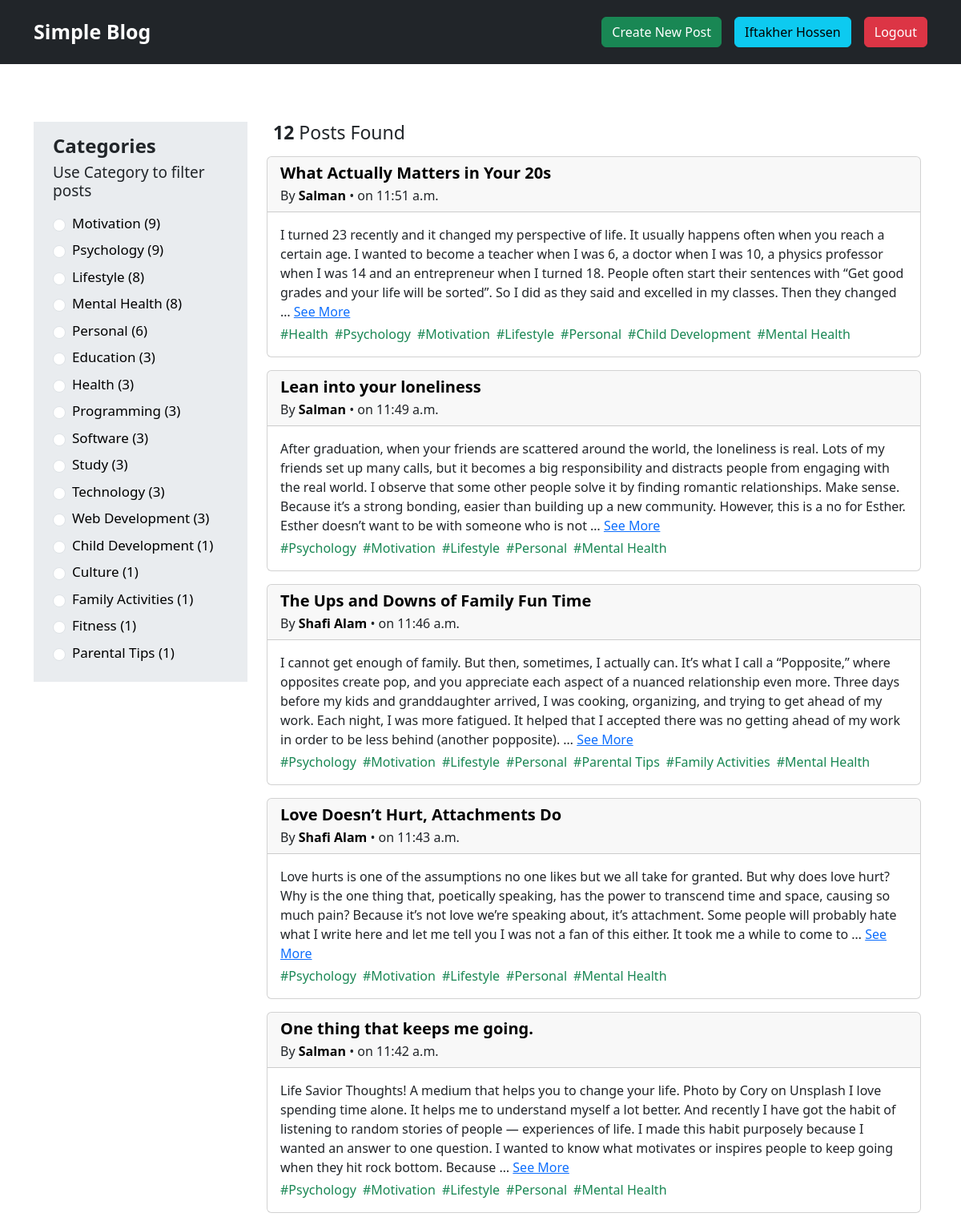
Screenshot of / (signed in, upper part) with the database file from the repository.
### categories/models.py (models this page shows)
class Category(models.Model):
    name = models.CharField(max_length=100)
    slug = models.SlugField(max_length=100, unique=True, null=True, blank=True)
    def __str__(self):
        return self.name

### posts/models.py (models this page shows, shortened)
class Post(models.Model):
    title = models.CharField(max_length=200)
    slug = models.SlugField(max_length=200, unique=True, null=True, blank=True)
    content = models.TextField()
    category = models.ManyToManyField(Category)
    author = models.ForeignKey(User, on_delete=models.CASCADE)
    created_at = models.DateTimeField(auto_now_add=True)

### simple_blog/views.py (the view)
# urls.py: 2. Add a URL to urlpatterns:  path('', views.home, name='home')
def home(request, category_slug = None):
    categories = Category.objects.annotate(post_count=Count('post')).filter(post_count__gt=0).order_by('-post_count')
    if category_slug is not None:
        category = Category.objects.get(slug=category_slug)
        posts = Post.objects.filter(category=category)
    else:
        posts = Post.objects.all().order_by('-id')
    return render(request, 'home.html', {'posts': posts, 'categories': categories})

### templates/home.html
{% extends 'base.html' %}
{% block content %}
<section>
    <div class="row row-cols-1 row-cols-lg-2 gx-3 gy-4">
        <div class="col-12 col-lg-3">
            <div class="bg-body-secondary px-4 py-3">
                <h5 class="fw-semibold mb-2" style="font-size: 24px;">Categories</h5>
                <h6 class="mb-3" style="font-size: 19px;">Use Category to filter posts</h6>
                <div class="d-block d-sm-flex flex-wrap d-lg-block column-gap-2 row-gap-1 column-gap-lg-0 row-gap-0">
                    {% for category in categories %}
                    <div class="form-check mb-2 d-flex align-items-center gap-2" style="cursor:pointer;">
                        <input class="form-check-input" type="radio" name="category" id="{{category.id}}" value="{{category.id}}">
                        <label class="form-check-label" for="{{category.id}}">
                            <a href="{% url 'categorized_posts' category.slug %}" class="text-decoration-none text-black" style="font-size: 17px;">{{category}} ({{category.post_count}})</a>
                        </label>
                    </div>
                    {% endfor %}
                </div>
            </div>
        </div>
        <div class="col-12 col-lg-9 px-3">
            <div class="mb-3 px-2">
                <h5 style="font-size: 23px;"><b>{{posts|length}}</b> Posts Found</h5>
            </div>
            <div class="row row-cols-1 g-3">
                {% for post in posts %}
                <div class="col">
                    <div class="card">
                        <div class="card-header">
                            <h5 class="card-title fw-bold">
                                <a href="{% url 'view_post' post.slug %}" class="text-decoration-none text-black">{{post.title}}</a>
                            </h5>
                            <p class="card-subtitle">By <a href="{% url 'author' post.author.username %}" class="text-black fw-semibold text-decoration-none">{{post.author.first_name|capfirst}} {{post.author.last_name|capfirst}}</a> • on {{post.created_at|time}}</p>
                        </div>
                        <div class="card-body">
                            <p class="card-text mb-1">
                                {{post.content|truncatewords:80}}
                                <a href="{% url 'view_post' post.slug %}">See More</a>
                            </p>
                            <div class="d-flex items-center flex-wrap">
                                {% for category in post.category.all %}
                                    <span class="text-success me-2">#{{category.name}}</span>
                                {% endfor %}
                            </div>
                        </div>
                    </div>
                </div>
                {% endfor %}
            </div>
        </div>
    </div>
</section>
{% endblock %}

### templates/base.html (shortened to what this page needs)
<!DOCTYPE html>
<html lang="en">
<head>
    <link href="https://cdn.jsdelivr.net/npm/bootstrap@5.3.3/dist/css/bootstrap.min.css" rel="stylesheet">
</head>
<body>
    <nav class="navbar navbar-dark bg-dark sticky-top top-0 navbar-expand-lg">
        <div class="container py-2 d-flex justify-content-between align-items-center">
            <a class="navbar-brand fw-bold" href="{% url 'home' %}" style="font-size:25px;">Simple Blog</a>
            <div class="collapse navbar-collapse" id="navbarSupportedContent">
                <div class="ms-auto d-flex gap-3">
                    {% if user.is_authenticated %}
                        <a href="{% url 'create_post' %}" class="btn btn-success">Create New Post</a>
                        <a href="{% url 'profile' %}" class="btn btn-info">
                            {{user.first_name|capfirst}}
                            {% if user.last_name %}
                                {{ user.last_name|capfirst }}
                            {% endif %}
                        </a>
                        <a href="{% url 'logout' %}" class="btn btn-danger">Logout</a>
                    {% else %}
                        <a href="{% url 'signup' %}" class="btn btn-success">Signup</a>
                        <a href="{% url 'login' %}" class="btn btn-warning">Login</a>
                    {% endif %}
                </div>
            </div>
        </div>
    </nav>
    <main class="container py-5">
        {% block content %}
        {% endblock %}
    </main>
</html>

### rows the page displays
Category: name "Motivation", post_count "9"
Category: name "Psychology", post_count "9"
Category: name "Lifestyle", post_count "8"
Category: name "Mental Health", post_count "8"
Category: name "Personal", post_count "6"
Category: name "Education", post_count "3"
Category: name "Health", post_count "3"
Category: name "Programming", post_count "3"
Category: name "Software", post_count "3"
Category: name "Study", post_count "3"
Category: name "Technology", post_count "3"
Category: name "Web Development", post_count "3"
Category: name "Child Development", post_count "1"
Category: name "Culture", post_count "1"
Category: name "Family Activities", post_count "1"
Category: name "Fitness", post_count "1"
Category: name "Parental Tips", post_count "1"
Post: title "What Actually Matters in Your 20s", author.first_name "Salman", created_at "11:51 a.m.", content "I turned 23 recently and it changed my perspective of life. It usually happens often when you reach a certain age. I wanted to become a teacher when I was 6, a doctor when I was 10, a physics professor when I was 14 and an entrepreneur when I turned 18. People often start their sentences with “Get good grades and your life will be sorted”. So I did as they said and excelled in my classes. Then they changed …"
Post: title "Lean into your loneliness", author.first_name "Salman", created_at "11:49 a.m.", content "After graduation, when your friends are scattered around the world, the loneliness is real. Lots of my friends set up many calls, but it becomes a big responsibility and distracts people from engaging with the real world. I observe that some other people solve it by finding romantic relationships. Make sense. Because it’s a strong bonding, easier than building up a new community. However, this is a no for Esther. Esther doesn’t want to be with someone who is not …"
Post: title "The Ups and Downs of Family Fun Time", author.first_name "Shafi", author.last_name "Alam", created_at "11:46 a.m.", content "I cannot get enough of family. But then, sometimes, I actually can. It’s what I call a “Popposite,” where opposites create pop, and you appreciate each aspect of a nuanced relationship even more. Three days before my kids and granddaughter arrived, I was cooking, organizing, and trying to get ahead of my work. Each night, I was more fatigued. It helped that I accepted there was no getting ahead of my work in order to be less behind (another popposite). …"
Post: title "Love Doesn’t Hurt, Attachments Do", author.first_name "Shafi", author.last_name "Alam", created_at "11:43 a.m.", content "Love hurts is one of the assumptions no one likes but we all take for granted. But why does love hurt? Why is the one thing that, poetically speaking, has the power to transcend time and space, causing so much pain? Because it’s not love we’re speaking about, it’s attachment. Some people will probably hate what I write here and let me tell you I was not a fan of this either. It took me a while to come to …"
Post: title "One thing that keeps me going.", author.first_name "Salman", created_at "11:42 a.m.", content "Life Savior Thoughts! A medium that helps you to change your life. Photo by Cory on Unsplash I love spending time alone. It helps me to understand myself a lot better. And recently I have got the habit of listening to random stories of people — experiences of life. I made this habit purposely because I wanted an answer to one question. I wanted to know what motivates or inspires people to keep going when they hit rock bottom. Because …"

### other values shown
{{ user.first_name|capfirst }} "Iftakher"
{{ user.last_name|capfirst }} "Hossen"
{{ posts|length }} "12"
